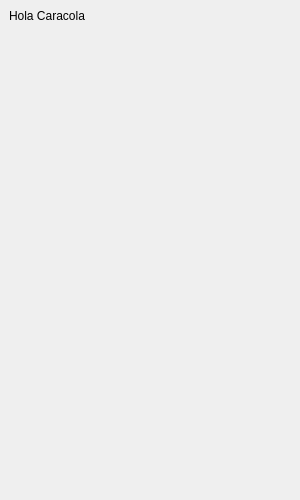
<?xml version="1.0" encoding="UTF-8"?>
<ui version="4.0">
 <class>Propag25DockWidgetBase</class>
 <widget class="QDockWidget" name="Propag25DockWidgetBase">
  <property name="geometry">
   <rect>
    <x>0</x>
    <y>0</y>
    <width>300</width>
    <height>500</height>
   </rect>
  </property>
  <property name="minimumSize">
   <size>
    <width>300</width>
    <height>500</height>
   </size>
  </property>
  <property name="windowTitle">
   <string>propag25</string>
  </property>
  <widget class="QWidget" name="dockWidgetContents">
   <layout class="QGridLayout" name="gridLayout">
    <item row="0" column="0">
     <layout class="QGridLayout" name="gridLayout_2">
      <item row="0" column="0">
       <widget class="QLabel" name="label">
        <property name="text">
         <string>Hola Caracola</string>
        </property>
       </widget>
      </item>
      <item row="1" column="0">
       <spacer name="verticalSpacer">
        <property name="orientation">
         <enum>Qt::Orientation::Vertical</enum>
        </property>
        <property name="sizeHint" stdset="0">
         <size>
          <width>20</width>
          <height>40</height>
         </size>
        </property>
       </spacer>
      </item>
     </layout>
    </item>
   </layout>
  </widget>
 </widget>
 <resources/>
 <connections/>
</ui>
